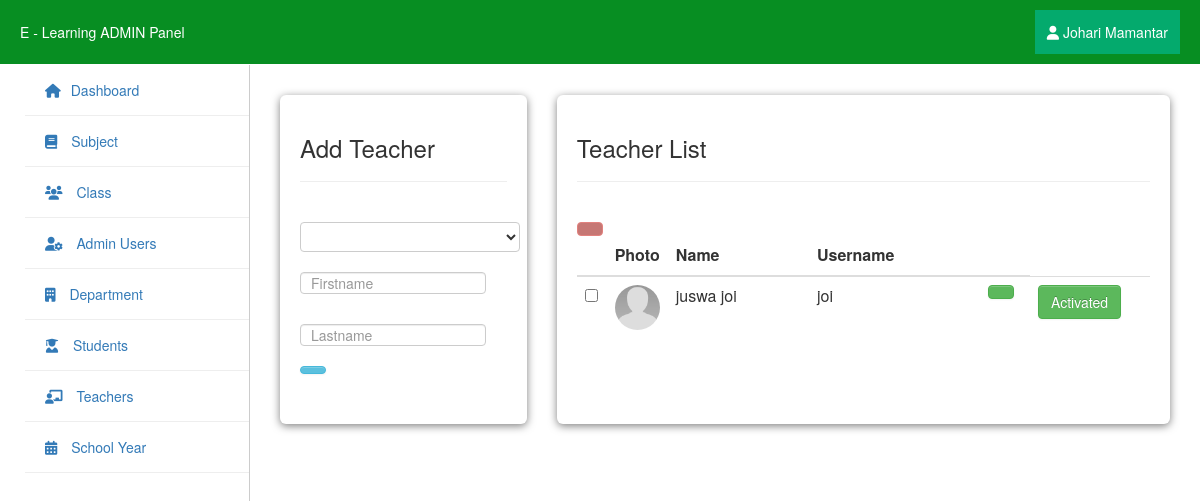
/php/admin/teachers.php (signed in), run on the app's committed database.
### tables this page shows
CREATE TABLE `users` (
  `user_id` int(11) NOT NULL,
  `username` varchar(255) NOT NULL,
  `password` varchar(255) NOT NULL,
  `firstname` varchar(255) NOT NULL,
  `lastname` varchar(255) NOT NULL
);

CREATE TABLE `teacher` (
  `teacher_id` int(11) NOT NULL,
  `username` varchar(255) NOT NULL,
  `password` varchar(255) NOT NULL,
  `firstname` varchar(255) NOT NULL,
  `lastname` varchar(255) NOT NULL,
  `department_id` int(11) NOT NULL,
  `location` varchar(255) NOT NULL,
  `about` varchar(255) NOT NULL,
  `teacher_status` varchar(255) NOT NULL,
  `teacher_stat` varchar(255) NOT NULL
);

### php/admin/session.php (called while the page is built, shortened)
<?php
$session_id=$_SESSION['id'];
?>

### php/admin/teachers.php (the view, shortened to what this page needs)
<?php include "navbar.php" ?>
<?php include "sidebar.php" ?>
<html>
<body class="column_style">
    <div class="main">
        <div class="card1">
            <h3>Add Teacher</h3>
            <hr>
            <br>
            <div class="stats-grid">
                <form id="add_teacher" method="post">
                    <div class="control-group">
                        <div class="controls">
                            <select name="department" class="" required>
                                <option></option>
                                <?php
                                $query = mysqli_query($conn, "select * from department order by department_name");
                                while ($row = mysqli_fetch_array($query)) {
                                    ?>
                                    <option value="<?php echo $row['department_id']; ?>">
                                        <?php echo $row['department_name']; ?></option>
                                <?php } ?>
                            </select>
                        </div>
                    </div>
                    <div class="control-group">
                        <div class="controls">
                            <input class="input focused" name="firstname" id="focusedInput" type="text"
                                placeholder="Firstname">
                        </div>
                    </div>
                    <div class="control-group">
                        <div class="controls">
                            <input class="input focused" name="lastname" id="focusedInput" type="text"
                                placeholder="Lastname">
                        </div>
                    </div>
                    <div class="control-group">
                        <div class="controls">
                            <button name="save" class="btn btn-info"></button>
                        </div>
                    </div>
                </form>
            </div>
        </div>
        <div class="card2">
            <h3>Teacher List</h3>
            <hr>
            <br>
            <div class="stats-grid">
                <?php include('dbcon.php'); ?>
                <form action="delete_teacher.php" method="post">
                    <table cellpadding="0" cellspacing="0" border="0" class="table" id="example">
                        <a data-toggle="modal" href="#teacher_delete" id="deleteBtn" class="btn btn-danger"
                            name=""><ion-icon name="trash-outline"></ion-icon></a>
                        <thead>
                            <tr>
                                <th></th>
                                <th>Photo</th>
                                <th>Name</th>
                                <th>Username</th>
                                <th></th>
                            </tr>
                        </thead>
                        <tbody>
                            <?php
                            $teacher_query = mysqli_query($conn, "select * from teacher") or die;
                            while ($row = mysqli_fetch_array($teacher_query)) {
                                $id = $row['teacher_id'];
                                $teacher_stat = $row['teacher_stat'];
                                ?>
                                <tr>
                                    <td width="30">
                                        <input class="teacher-Checkbox"  name="selector[]" type="checkbox"
                                            value="<?php echo $id; ?>">
                                    </td>
                                    <td width="40"><img class="img-circle" src="<?php echo $row['location']; ?>" height="50"
                                            width="50"></td>
                                    <td><?php echo $row['firstname'] . " " . $row['lastname']; ?></td>
                                    <td><?php echo $row['username']; ?></td>
                                    <td width="50"><a href="#<?php echo '?id=' . $id; ?>"
                                            class="btn btn-success"><ion-icon name="create-outline"></ion-icon></a></td>
                                    <?php if ($teacher_stat == 'Activated') { ?>
                                        <td width="120"><a href="de_activate.php<?php echo '?id=' . $id; ?>"
                                                class="btn btn-danger"><ion-icon name="alert-circle-outline"></ion-icon> Deactivate</a></td>
                                    <?php } else { ?>
                                        <td width="120"><a href="#<?php echo '?id=' . $id; ?>"
                                                class="btn btn-success"><ion-icon name="checkmark-circle-outline"></ion-icon> Activated</a></td>
                                    <?php } ?>
                                </tr>
                            <?php } ?>
                        </tbody>
                    </table>
                </form>
            </div>
        </div>
    </div>
</body>
</html>

### php/admin/navbar.php (shortened to what this page needs)
<?php include "header.php" ?>
<?php include "session.php" ?>
<html>
<div class="navbar-fixed-top">
    <div>E - Learning ADMIN Panel</div>
    <?php $query = mysqli_query($conn, "select * from users where user_id = '$session_id'") or die;
    $row = mysqli_fetch_array($query);
    ?>
    <div class="dropdown">
        <button class="dropbtn"> <i class="fa fa-user"></i>
            <?php echo $row['firstname'] . " " . $row['lastname']; ?></button>
    </div>
</div>
</html>

### php/admin/assets/datatables.css (style rules this page uses)
table.table { clear: both; margin-bottom: 6px !important; max-width: none !important; }

### php/admin/assets/style.css (style rules this page uses)
* { margin: 0; padding: 0; box-sizing: border-box; }
.controls .btn { height: 30px; width: 50px; }

### php/admin/assets/dashboard_style.css (style rules this page uses)
* { box-sizing: border-box; margin: 0; padding: 0; }
body { font-family: Arial, sans-serif; background: #f5f5f5; padding-top: 65px; }
.navbar-fixed-top { background-color: rgb(7, 142, 34); color: white; padding: 10px 20px; display: flex; justify-content: space-between; align-items: center; position: fixed; top: 0; left: 0; width: 100%; z-index: 1000; }
.main { margin-left: 250px; padding: 30px; }
.stats-grid { display: grid; grid-template-columns: repeat(auto-fit, minmax(180px, 1fr)); gap: 20px; }
.column_style .main { display: flex; flex-direction: row; margin-left: 250px; padding: 30px; }
.column_style .card1 { background: rgb(255, 255, 255); padding: 20px; border-radius: 6px; box-shadow: 0 2px 8px rgba(0, 0, 0, 0.5); width: 350px; height: fit-content; }
.column_style .card2 { background: rgb(255, 255, 255); padding: 20px; border-radius: 6px; box-shadow: 0 2px 8px rgba(0, 0, 0, 0.5); width: 900px; height: auto; margin-left: 30px; }
.column_style .stats-grid { display: grid; grid-template-columns: repeat(auto-fit, minmax(180px, 1fr)); gap: 20px; }
a { color: #0060b6; text-decoration: none; }
.dropbtn { background-color: #04aa6d; color: white; padding: 12px; font-size: 14px; border: none; }
.dropdown { position: relative; display: inline-block; }
input[type="text"], input[type="password"] { width: 90%; padding: 10px; margin: 10px 0; }

### php/admin/sidebar.php (style rules this page uses)
a { text-decoration: none; }

### data on the page
users: firstname "Johari", lastname "Mamantar"
teacher: location (placeholder picture), firstname "juswa", lastname "joi", username "joi"
